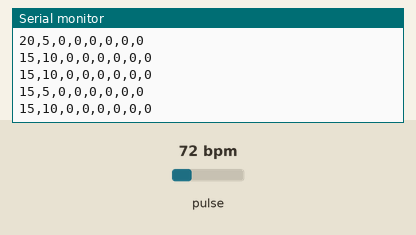
Simulated run of this sketch. Board: Arduino Uno, built with avr-gcc and run on an emulated ATmega328P. Shown: the last lines printed to the serial monitor. Inputs (shaded band) come from the test bench; at power-on: pulse 72 bpm.

Above: at 3.9 s.
4.0 s: pulse set to 42 bpm
At 4.6 s:
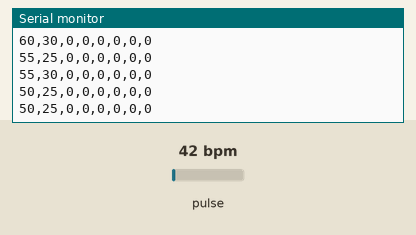
5.5 s: pulse set to 70 bpm
At 6.0 s:
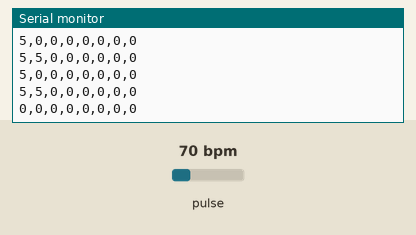
10.0 s: pulse set to 49 bpm
At 10.8 s:
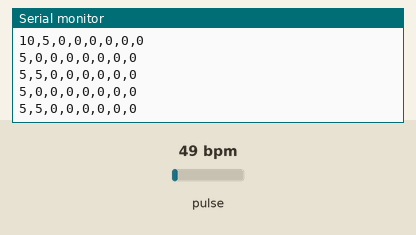
13.0 s: pulse set to 51 bpm
At 13.5 s:
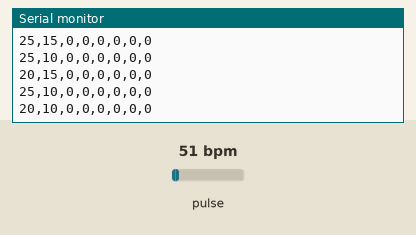
Timing chart, 0 to 16.0 s (numbered marks = the images above; inputs shaded):
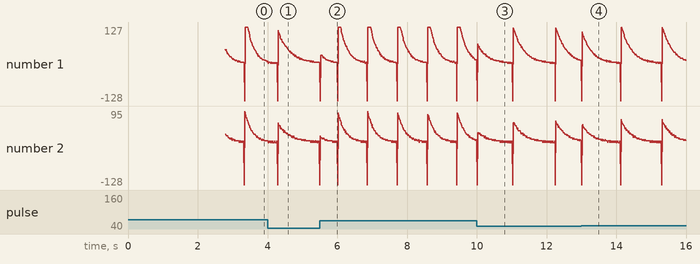

The sketch:

sketch_apr17a2.ino
```cpp
#include <Wire.h>
#include "MAX30105.h"
#include <time.h>
#define buffer_length 200
#define output_length 5
uint16_t irbuffer[buffer_length], redbuffer[buffer_length], iractop[output_length], redactop[output_length], iracbottom[output_length], redacbottom[output_length];
int8_t irbuffer_d[buffer_length], redbuffer_d[buffer_length];
uint8_t flag = 0, ir_diff_treth = 10, red_diff_treth, heart_t_treth = 30, topbuffer[output_length], bottombuffer[output_length], sibuffer[output_length];
uint8_t output_flag = 0;
uint32_t a = 0, time_t1 = 0, top_temp;
MAX30105 particleSensor; // initialize MAX30102 with I2C

void setup()
{
  Serial.begin(115200);
  while (!Serial); //We must wait for Teensy to come online
  delay(100);
  Serial.println("");
  Serial.println("MAX30102");
  delay(100);
  // Initialize sensor
  if (particleSensor.begin(Wire, I2C_SPEED_FAST) == false) //Use default I2C port, 400kHz speed
  {
    Serial.println("MAX30105 was not found. Please check wiring/power. ");
    while (1);
  }

  byte ledBrightness = 35; //Options: 0=Off to 255=50mA
  byte sampleAverage = 4; //Options: 1, 2, 4, 8, 16, 32
  byte ledMode = 2; //Options: 1 = Red only, 2 = Red + IR, 3 = Red + IR + Green
  int sampleRate = 400; //Options: 50, 100, 200, 400, 800, 1000, 1600, 3200
  int pulseWidth = 411; //Options: 69, 118, 215, 411
  int adcRange = 16384; //Options: 2048, 4096, 8192, 16384

  particleSensor.setup(ledBrightness, sampleAverage, ledMode, sampleRate, pulseWidth, adcRange); //Configure sensor with these settings
  Serial.println("IR,RED,ir_d,red_d");
  //先填滿BUFFER
  int16_t temp;
  bool ok= 1 ;
  while (ok)
  {
    particleSensor.check();
    while (particleSensor.available())
    {
      irbuffer[flag] = - uint16_t(particleSensor.getIR());
      redbuffer[flag] = - uint16_t(particleSensor.getRed());
      //一次微分
      temp = int16_t((irbuffer[flag] - irbuffer[flag - 1 >= 0 ? flag - 1 : buffer_length - 1]) * 5);
      //      Serial.print(temp);
      //      Serial.print(",");
      if (temp >= 127)
      {
        irbuffer_d[flag] = 127;
      }
      else if (temp <= -128)
      {
        irbuffer_d[flag] = -128;
      }
      else
      {
        irbuffer_d[flag] = int8_t(temp);
      }
      temp = int16_t((redbuffer[flag] - redbuffer[flag - 1 >= 0 ? flag - 1 : buffer_length - 1]) * 5);
      //      Serial.print(temp);
      if (temp >= 127)
      {
        redbuffer_d[flag] = 127;
      }
      else if (temp <= -128)
      {
        redbuffer_d[flag] = -128;
      }
      else
      {
        redbuffer_d[flag] = int8_t(temp);
      }
      flag++;
      if (flag >= buffer_length)
      {
        flag = 0;
        ok = 0;
        break;
      }
    }
  }
}


void loop() {
  int16_t temp;
  particleSensor.check(); //Check the sensor
  while (particleSensor.available()) {
    // read stored IR
    //Serial.print(micros());
    //Serial.print(",");
    //      a =  millis() - a;
    //      Serial.print("AAAAA:");
    //      Serial.print(a);
    //      a =  millis();
    //取得波型
    irbuffer[flag] = - uint16_t(particleSensor.getIR());
    redbuffer[flag] = - uint16_t(particleSensor.getRed());
    //一次微分
    temp = int16_t((irbuffer[flag] - irbuffer[flag - 1 >= 0 ? flag - 1 : buffer_length - 1]) * 5);
    //      Serial.print(temp);
    //      Serial.print(",");
    if (temp >= 127)
    {
      irbuffer_d[flag] = 127;
    }
    else if (temp <= -128)
    {
      irbuffer_d[flag] = -128;
    }
    else
    {
      irbuffer_d[flag] = int8_t(temp);
    }
    temp = int16_t((redbuffer[flag] - redbuffer[flag - 1 >= 0 ? flag - 1 : buffer_length - 1]) * 5);
    //      Serial.print(temp);
    if (temp >= 127)
    {
      redbuffer_d[flag] = 127;
    }
    else if (temp <= -128)
    {
      redbuffer_d[flag] = -128;
    }
    else
    {
      redbuffer_d[flag] = int8_t(temp);
    }

    //      redbuffer_d[flag] = int8_t(float(redbuffer[flag] - redbuffer[flag-1>=0 ? flag-1 : buffer_length-1])*3);
    //      Serial.print(",");
    Serial.print(irbuffer_d[flag]);
    Serial.print(",");
    ////      // read stored red
    Serial.print(redbuffer_d[flag]);
    Serial.print(",");

    //波峰
    if (irbuffer_d[flag - 1 >= 0 ? flag - 1 : buffer_length - 1] >= 0 and irbuffer_d[flag] < 0 and (irbuffer_d[flag - 4 >= 0 ? flag - 4 : buffer_length - 4] >= ir_diff_treth * 0.7))
    {
      Serial.print(140);
      ir_diff_treth += irbuffer_d[flag - 4 >= 0 ? flag - 4 : buffer_length - 4];
      ir_diff_treth /= 2;
      top_temp = time_t1;

    }
    else
    {
      Serial.print(0);
    }
    Serial.print(",");
    if (redbuffer_d[flag - 1 >= 0 ? flag - 1 : buffer_length - 1] >= 0 and redbuffer_d[flag] < 0 and (redbuffer_d[flag - 4 >= 0 ? flag - 4 : buffer_length - 4] >= red_diff_treth * 0.7))
    {
      Serial.print(-140);
      red_diff_treth += redbuffer_d[flag - 4 >= 0 ? flag - 4 : buffer_length - 4];
      red_diff_treth /= 2;
    }
    else
    {
      Serial.print(0);
    }
    Serial.print(",");
    // 波谷
    if (time_t1 - top_temp > heart_t_treth * 0.8)
    {
      if (irbuffer_d[flag - 1 >= 0 ? flag - 1 : buffer_length - 1] <= 0 and irbuffer_d[flag] > 0 and (irbuffer_d[flag - 4 >= 0 ? flag - 4 : buffer_length - 4] <= -1))
      {
        Serial.print(140);

      }
      else
      {
        Serial.print(0);
      }
      Serial.print(",");
      if (redbuffer_d[flag - 1 >= 0 ? flag - 1 : buffer_length - 1] <= 0 and redbuffer_d[flag] > 0 and (redbuffer_d[flag - 4 >= 0 ? flag - 4 : buffer_length - 4] <= -1))
      {
        Serial.print(-140);
        heart_t_treth += time_t1 - top_temp;
        top_temp = time_t1;
        heart_t_treth /= 2;
        if (heart_t_treth > 50)
        {
          heart_t_treth = 30;
        }
      }
      else
      {
        Serial.print(0);
      }
    }
    else
    {

      Serial.print("0,0");
    }

    // read next set of samples
    //      particleSensor.nextSample();
    Serial.print(",");
    //反射波 明顯

    if (time_t1 - top_temp <= heart_t_treth * 0.7 and time_t1 - top_temp > heart_t_treth * 0.2)
    {
      if (irbuffer_d[flag - 1 >= 0 ? flag - 1 : buffer_length - 1] >= 0 and irbuffer_d[flag] < 0 )
      {
        Serial.print(140);
      }//因為記憶體空間不夠只能用這樣
      else if (irbuffer_d[flag] < 0 and irbuffer_d[flag - 1 >= 0 ? flag - 1 : buffer_length - 1] < 0 \
               and irbuffer_d[flag - 2 >= 0 ? flag - 2 : buffer_length - 2] < 0  and irbuffer_d[flag - 1 >= 0 ? flag - 1 : buffer_length - 1] > irbuffer_d[flag]\
               and irbuffer_d[flag - 2 >= 0 ? flag - 2 : buffer_length - 2] < irbuffer_d[flag - 1 >= 0 ? flag - 1 : buffer_length - 1])
      {
        Serial.print(140);
      }
      else
      {
        Serial.print(0);
      }
      Serial.print(",");
      if (redbuffer_d[flag - 1 >= 0 ? flag - 1 : buffer_length - 1] >= 0 and redbuffer_d[flag] < 0)
      {
        Serial.println(-140);
      }
      else if (redbuffer_d[flag] < 0 and redbuffer_d[flag - 1 >= 0 ? flag - 1 : buffer_length - 1] < 0 \
               and redbuffer_d[flag - 2 >= 0 ? flag - 2 : buffer_length - 2] < 0  and redbuffer_d[flag - 1 >= 0 ? flag - 1 : buffer_length - 1] > redbuffer_d[flag]\
               and redbuffer_d[flag - 2 >= 0 ? flag - 2 : buffer_length - 2] < redbuffer_d[flag - 1 >= 0 ? flag - 1 : buffer_length - 1])
      {
        Serial.println(-140);
      }
      else
      {
        Serial.println(0);
      }
    }
    else
    {
      Serial.println("0,0");
    }
    time_t1++;
    flag++;
    if (flag >= buffer_length)
    {
      flag = 0;
    }
  }
}
```

Measured:
- after the input at 4.0 s, the serial monitor: prints a new line at once (image 1)
- after the input at 5.5 s, the serial monitor: prints a new line at once (image 2)
- after the input at 10.0 s, the serial monitor: prints a new line at once (image 3)
- after the input at 13.0 s, the serial monitor: prints a new line at once (image 4)
